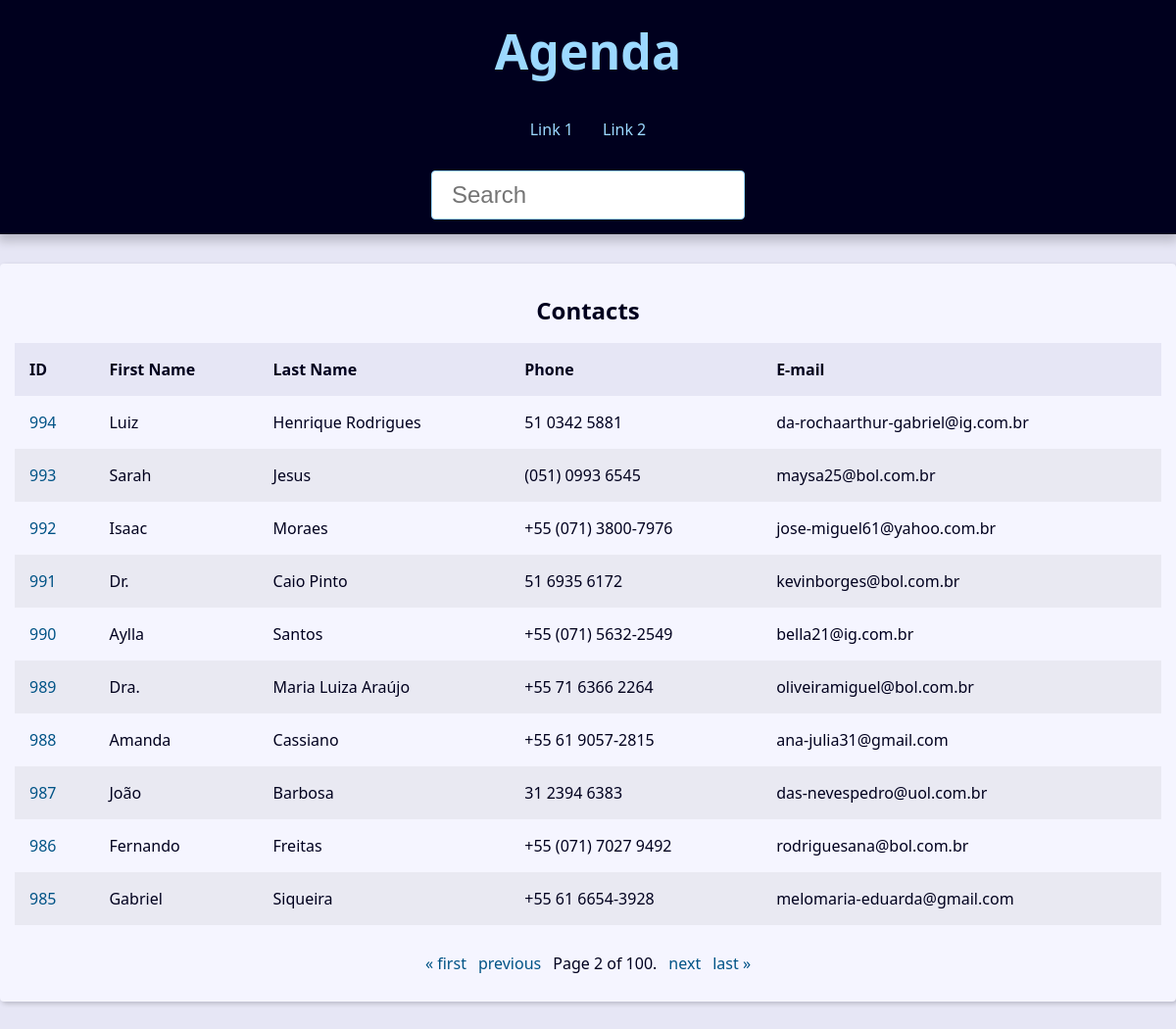
The page /?page=2&q= on the database its author committed.
### contact/models.py (models this page shows, shortened)
class Contact(models.Model):
    first_name = models.CharField(max_length=50)
    last_name = models.CharField(max_length=50, blank=True)
    phone = models.CharField(max_length=50)
    email = models.EmailField(max_length=254, blank=True)
    created_date = models.DateTimeField(default=timezone.now)
    description = models.TextField(blank=True)
    show = models.BooleanField(default=True)
    picture = models.ImageField(blank=True, upload_to="pictures/%Y/%m/")
    category = models.ForeignKey(
        Category, on_delete=models.SET_NULL, blank=True, null=True
    )
    owner = models.ForeignKey(User, on_delete=models.SET_NULL, blank=True, null=True)

### contact/views/contact_views.py (the view)
# urls.py: path("", views.index, name="index"),
def index(request):
    contacts = Contact.objects.filter(show=True).order_by("-id")
    paginator = Paginator(contacts, 10)
    page_number = request.GET.get("page")
    page_obj = paginator.get_page(page_number)
    context = {
        "page_obj": page_obj,
        "site_title": "Contatos - ",
    }
    return render(request, "contact/index.html", context)

### contact/templates/contact/index.html
{% extends 'global/base.html' %}
{% block content %}
{% if page_obj %}
<div class="responsive-table">
    <table class="contacts-table">
        <caption class="table-caption ">
            Contacts
        </caption>
        <thead>
            <tr class="table-row table-row-header">
                <th class="table-header">ID</th>
                <th class="table-header">First Name</th>
                <th class="table-header">Last Name</th>
                <th class="table-header">Phone</th>
                <th class="table-header">E-mail</th>
            </tr>
        </thead>
        <tbody>
            {% for contact in page_obj %}
            <tr class="table-row">
                <td class="table-cel">
                    <a class="table-link" href="{% url 'contact:contact' contact.id %}">
                        {{ contact.id }}
                    </a>
                </td>
                <td class="table-cel">
                    {{ contact.first_name }}
                </td>
                <td class="table-cel">
                    {{ contact.last_name }}
                </td>
                <td class="table-cel">
                    {{ contact.phone }}
                </td>
                <td class="table-cel">
                    {{ contact.email }}
                </td>
            </tr>
            {% endfor %}
        </tbody>
    </table>
</div>
{% else %}
<div class="single-contact">
    <h1 class="single-contact-name">
        Nenhum contato encontrado.
    </h1>
</div>
{% endif %}
{% endblock content %}

### base_static/global/css/style.css (style rules this page uses)
:root { --spacing: 1.5rem; --link-dark-color: rgb(0, 83, 134); --link-light-color: rgb(156, 217, 255); --clr-white: rgb(245, 245, 255); --clr-black: rgb(0, 0, 30); --clr-light-gray: rgb(230, 230, 245); --clr-dark-shadow-5: rgba(0, 0, 10, 5%); --clr-dark-shadow-10: rgba(0, 0, 10, 10%); --clr-dark-shadow-20: rgba(0, 0, 10, 20%); --clr-light-shadow-5: rgba(200, 200, 255, 5%); --clr-light-shadow-10: rgba(200, 200, 255, 10%); --clr-light-shadow-20: rgba(200, 200, 255, 20%); --main-page-width: 120rem; --table-min-width: 60rem; --biggest-font-size: 5rem; --bigger-font-size: 4rem; --big-font-size: 3.2rem; --medium-font-size: 2.4rem; --small-font-size: 1.6rem; --smaller-font-size: 1.4rem; --smallest-font-size: 1.2rem; --transition-fast: 300ms; --transition-medium: 600ms; --transition-slow: 1s; --default-border-radius: 4px; }
*, *::before, *::after { margin: 0; padding: 0; box-sizing: border-box; }
html { font-size: 62.5%; }
body { font-family: system-ui, -apple-system, BlinkMacSystemFont, "Segoe UI", Roboto, Oxygen, Ubuntu, Cantarell, "Open Sans", "Helvetica Neue", sans-serif; line-height: 1.5; font-size: var(--small-font-size); color: var(--clr-black); -webkit-font-smoothing: antialiased; background: var(--clr-light-gray); }
.responsive-table { width: 100%; overflow-x: auto; }
.contacts-table { width: 100%; min-width: var(--table-min-width); border-collapse: collapse; }
.table-caption { font-size: var(--medium-font-size); font-weight: bold; padding: var(--spacing); }
.table-row { text-align: left; text-overflow: ellipsis; transition: background-color var(--transition-fast) ease-in-out; }
.table-row:nth-of-type(2n) { background: var(--clr-dark-shadow-5); }
.table-row-header { background: var(--clr-light-gray); color: var(--clr-black); }
.table-cel, .table-header { padding: var(--spacing); }
.table-link { color: var(--link-dark-color); transition: color var(--transition-fast) ease-in-out; text-decoration: none; }

### rows shown on the page
Contact: id "994", first_name "Luiz", last_name "Henrique Rodrigues", phone "51 0342 5881", email "da-rochaarthur-gabriel@ig.com.br"
Contact: id "993", first_name "Sarah", last_name "Jesus", phone "(051) 0993 6545", email "maysa25@bol.com.br"
Contact: id "992", first_name "Isaac", last_name "Moraes", phone "+55 (071) 3800-7976", email "jose-miguel61@yahoo.com.br"
Contact: id "991", first_name "Dr.", last_name "Caio Pinto", phone "51 6935 6172", email "kevinborges@bol.com.br"
Contact: id "990", first_name "Aylla", last_name "Santos", phone "+55 (071) 5632-2549", email "bella21@ig.com.br"
Contact: id "989", first_name "Dra.", last_name "Maria Luiza Araújo", phone "+55 71 6366 2264", email "oliveiramiguel@bol.com.br"
Contact: id "988", first_name "Amanda", last_name "Cassiano", phone "+55 61 9057-2815", email "ana-julia31@gmail.com"
Contact: id "987", first_name "João", last_name "Barbosa", phone "31 2394 6383", email "das-nevespedro@uol.com.br"
Contact: id "986", first_name "Fernando", last_name "Freitas", phone "+55 (071) 7027 9492", email "rodriguesana@bol.com.br"
Contact: id "985", first_name "Gabriel", last_name "Siqueira", phone "+55 61 6654-3928", email "melomaria-eduarda@gmail.com"

### other values the page prints
{{ page_obj.number }} "2"
{{ page_obj.paginator.num_pages }} "100"
